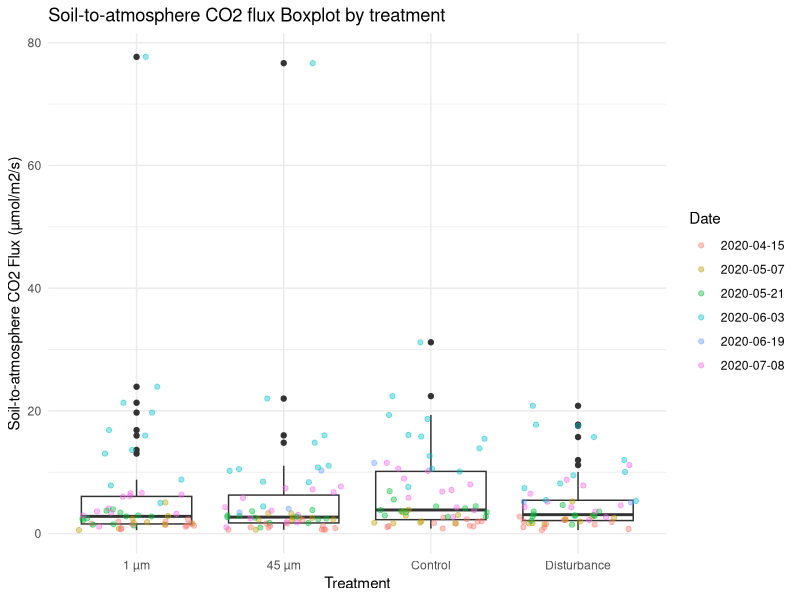
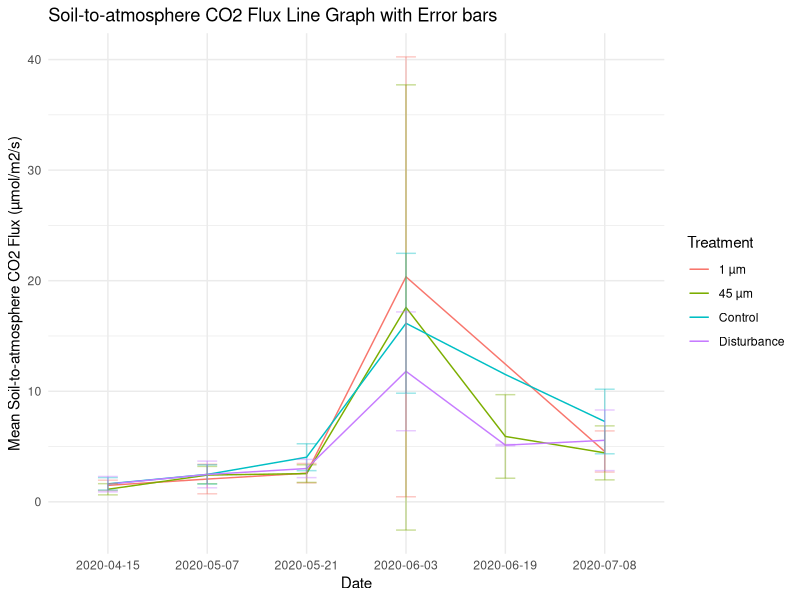

Recreate these plots in R, in order.
#Importing Libraries
library(tidyr)
library(dplyr)
library(ggplot2)

#Reading Datasets
collar_map <- readr::read_csv("collar_map.csv")
fluxes <- readr::read_csv("fluxes.csv")

#Creating a long data table from fluxes and collar_map
fluxes %>%
  pivot_longer(-Collar, names_to="Date") %>% #Wide to Long
  filter(!is.na(value))%>%                   #Filter out NA
  left_join(collar_map, by="Collar")->        #Merging 
  fluxes_merged

#Compute and Print Summary
fluxes_merged %>%
  group_by(Treatment) %>%
  summarise(mean = mean(value), N = n(), Std_dev = sd(value))%>% 
  print()

#Boxplot with overlaid dots
fluxes_merged %>%
  ggplot(aes(x = Treatment, y = value))+
  geom_boxplot()+
  geom_jitter(alpha = 0.4, aes(color = Date))+
  ggtitle("Soil-to-atmosphere CO2 flux Boxplot by treatment")+
  ylab("Soil-to-atmosphere CO2 Flux (µmol/m2/s)")+
  theme_minimal()

#Line Graph with error bars
fluxes_merged %>%
  group_by(Treatment, Date) %>%
  summarise(mean = mean(value), Std_dev = sd(value)) %>%
  ggplot(aes(x = Date, y = mean, color = Treatment, group = Treatment))+
  geom_line()+ 
  geom_errorbar(aes(ymax = mean + Std_dev, 
                    ymin = mean - Std_dev), 
                    width = 0.2, 
                    alpha = 0.4)+
  ggtitle("Soil-to-atmosphere CO2 Flux Line Graph with Error bars")+
  ylab("Mean Soil-to-atmosphere CO2 Flux (µmol/m2/s)")+
  theme_minimal()

#Finding out which collars do not appear in fluxes and printing 
collar_map %>%
  anti_join(fluxes, by="Collar")

print("Collar 34 is listed in the metadata that do not appear in the fluxes data file.")
print("Collar 34 is in the Fresh Plot, in Group 9, and the treatment was Disturbance")  
                 
